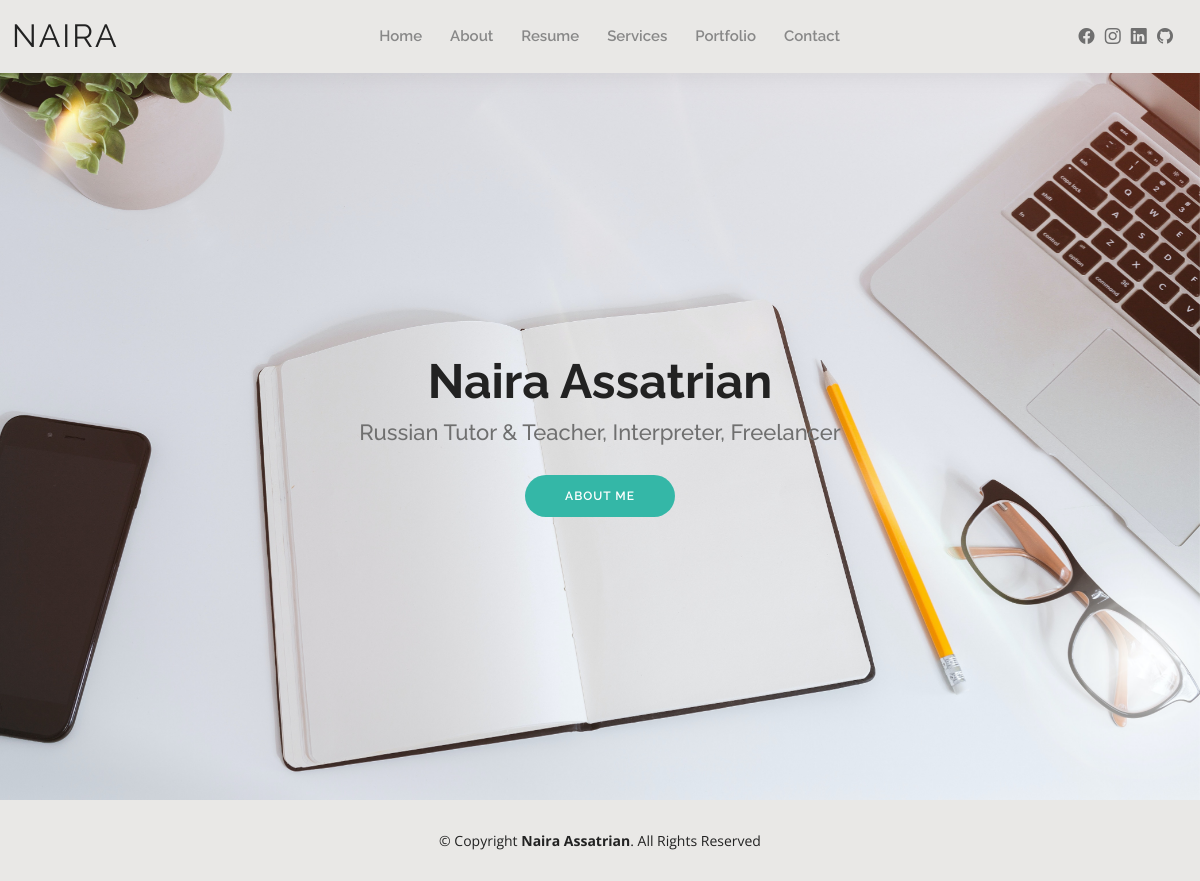
The page / on the database its author committed.
### resume/models.py (models this page shows)
class PersonalData(models.Model):
    first_name = models.TextField(max_length=20)
    last_name = models.TextField(max_length=30)
    who_i_am = models.TextField(max_length=50, blank=True, null=True)
    summary = models.TextField(max_length=500, blank=True, null=True)
    address = models.TextField(max_length=50, blank=True, null=True)
    tel = models.CharField(max_length=15, blank=True, null=True)
    email = models.EmailField(blank=True, null=True)
    bday = models.CharField(max_length=50, blank=True, null=True)
    website = models.CharField(max_length=50, blank=True, null=True)
    quote = models.TextField(max_length=500, blank=True, null=True)
    quote01 = models.TextField(max_length=500, blank=True, null=True)
    quote02 = models.TextField(max_length=500, blank=True, null=True)
    quote03 = models.TextField(max_length=500, blank=True, null=True)
    quote04 = models.TextField(max_length=500, blank=True, null=True)
    quote05 = models.TextField(max_length=500, blank=True, null=True)
    quote06 = models.TextField(max_length=500, blank=True, null=True)
    user = models.ForeignKey(User, on_delete = models.CASCADE)

### resume/views.py (the view)
# urls.py: 2. Add a URL to urlpatterns:  path('', views.home, name='home')
def home(request):
    personal_data = PersonalData.objects.get(user__username="naira_asatryan")
    data1 = {
        "personal_data": personal_data
        }
    return render(request, "index.html", context=data1)

### resume/templates/index.html
{% extends "base.html" %} {% load static %} {% block bodycontent %}
  <section id="hero" class="d-flex align-items-center">
    <div class="container d-flex flex-column align-items-center" data-aos="zoom-in" data-aos-delay="100">
      <h1>{{personal_data.first_name}} {{personal_data.last_name}}</h1>
      <h2>{{personal_data.who_i_am}}</h2>
      <a href="/about" class="btn-about">About Me</a>
    </div>
  </section>
{% endblock %}

### resume/static/assets/css/style.css (style rules this page uses)
body { font-family: "Open Sans", sans-serif; color: #444444; }
a { color: #34b7a7; text-decoration: none; }
h1, h2, h3, h4, h5, h6 { font-family: "Raleway", sans-serif; }
#hero { width: 100%; height: 100vh; background: url("../img/jess2.jpg") top right; background-size: cover; }
#hero .container { padding-top: 70px; position: relative; }
#hero h1 { margin: 0; font-size: 48px; font-weight: 700; line-height: 56px; color: #222222; }
#hero h2 { color: #6f6f6f; margin: 10px 0 0 0; font-size: 22px; }
#hero .btn-about { font-family: "Raleway", sans-serif; text-transform: uppercase; font-weight: 600; font-size: 12px; letter-spacing: 1px; display: inline-block; padding: 12px 40px; border-radius: 50px; transition: 0.5s; margin-top: 30px; color: #fff; background: #34b7a7; }
@media (min-width: 1024px) { #hero { background-attachment: fixed; } }
section { padding: 60px 0; }

### rows shown on the page
PersonalData: first_name "Naira", last_name "Assatrian", who_i_am "Russian Tutor & Teacher, Interpreter, Freelancer"
